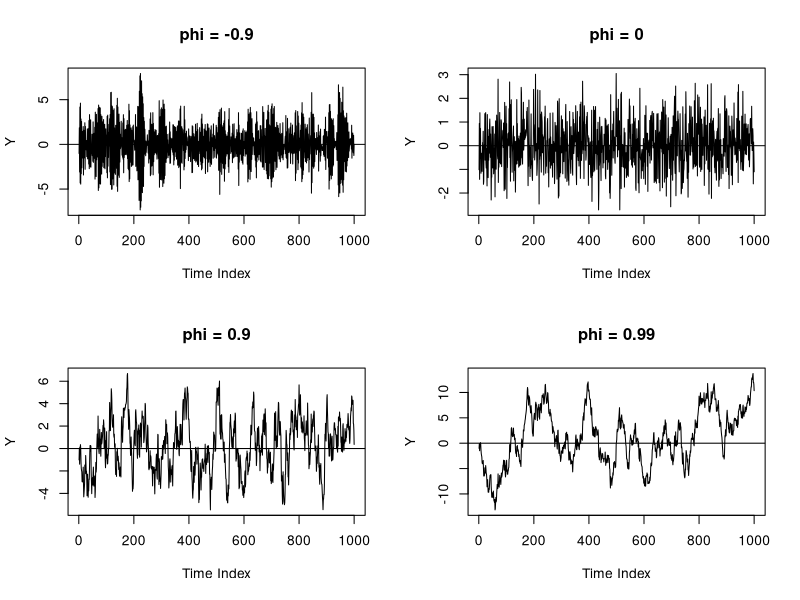
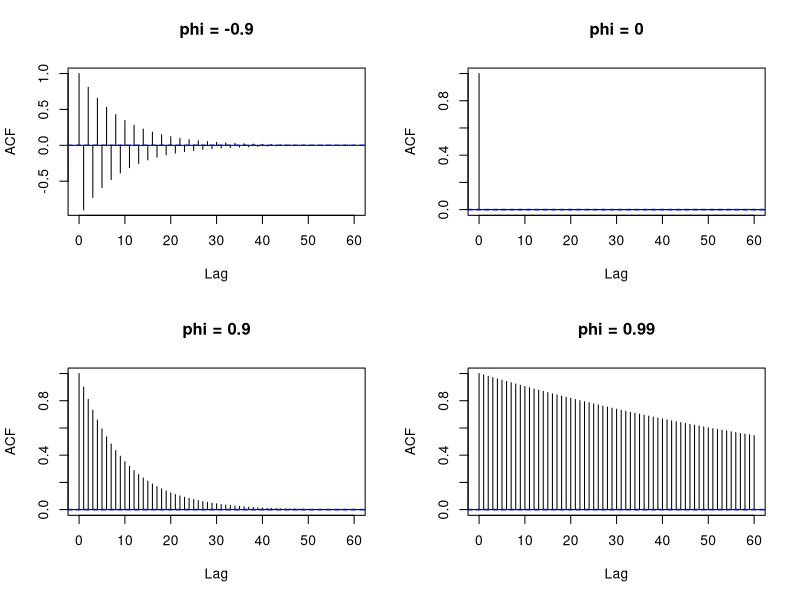

Recreate these plots in R, in order.
setwd("~/Dropbox/Academics/Teaching/Econ211C/S2015/LectureNotes/_static/ARMA/")

###########################################################
# Simulate AR(1) processes for different values of phi
###########################################################

# Number of simulated points
nSim = 1000000;

# Values of phi to consider
phi = c(-0.9, 0, 0.9, 0.99);

# Draw one set of shocks and use for each AR(1)
eps = rnorm(nSim, 0, 1);

# Matrix which stores each AR(1) in columns
y = matrix(0, nrow=nSim, ncol=length(phi));

# Each process is intialized at first shock
y[1,] = eps[1];

# Loop over each value of phi
for(j in 1:length(phi)){
	
	# Loop through the series, simulating the AR(1) values
	for(i in 2:nSim){
		y[i,j] = phi[j]*y[i-1,j]+eps[i]
	}
}

###########################################################
# Plot the AR(1) realizations for each phi
###########################################################

# Only plot a subset of the whole simulation
plotInd = 1:1000

# Specify a plot grid
png(file="ar1ExampleSeries.png", height=600, width=1000)
par(mfrow=c(2,2))

# Loop over each value of phi
for(j in 1:length(phi)){
  plot(plotInd,y[plotInd,j], type='l', xlab='Time Index',
  	   ylab="Y", main=paste(expression(phi), " = ", phi[j], sep=""))
  abline(h=0)
}
graphics.off()

###########################################################
# Plot the sample ACFs for each AR(1) simulation
# For large nSim, sample ACFs are close to true ACFs
###########################################################

# Specify a plot grid
png(file="ar1ExampleACF.png", height=600, width=1000)
par(mfrow=c(2,2))

# Loop over each value of phi
for(j in 1:length(phi)){
  acf(y[,j], main=paste(expression(phi), " = ", phi[j], sep=""))
}
graphics.off()